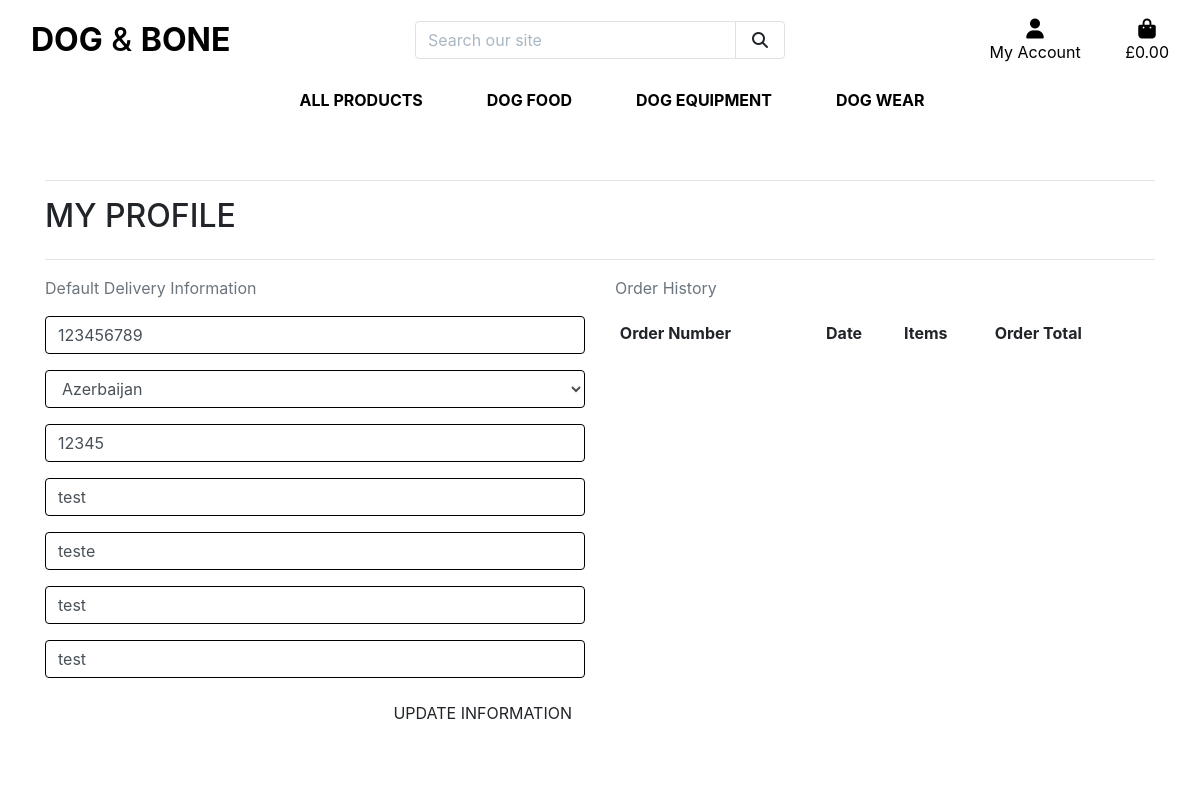
Page /profile/ (signed in) on the earlier database version.
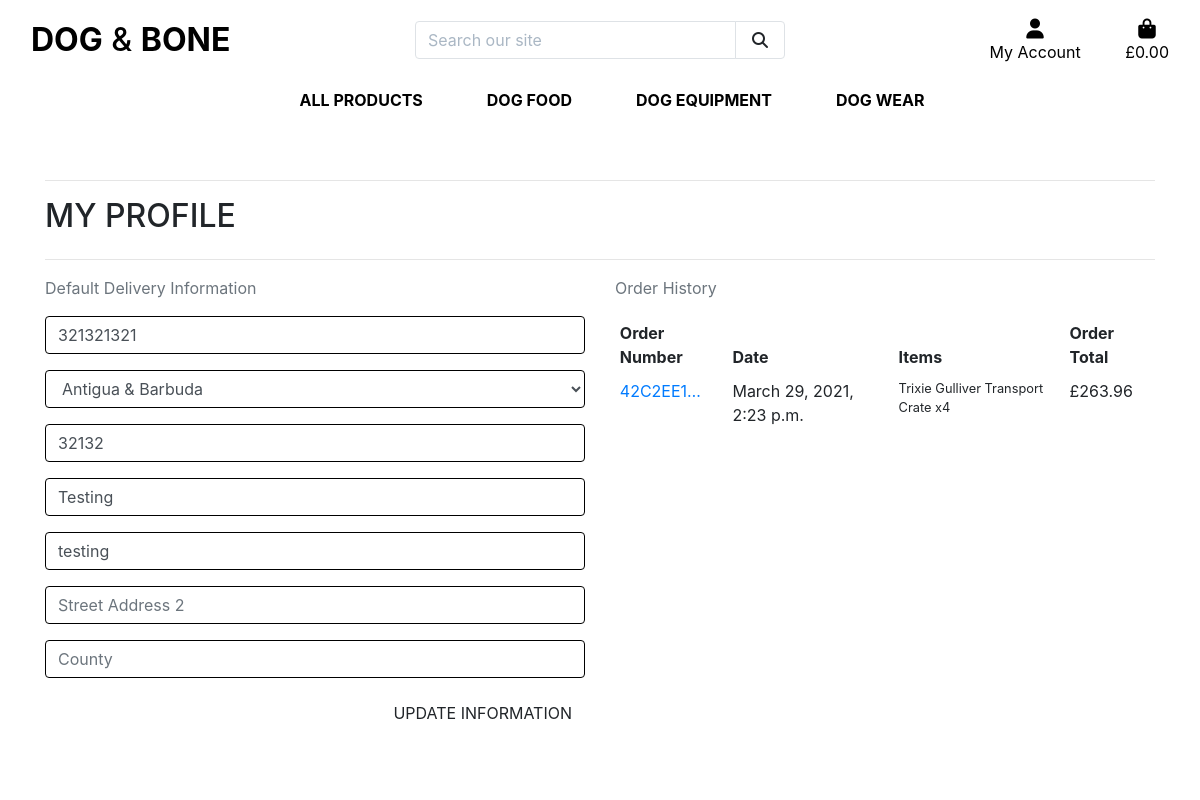
Same page on the later database version.
### profiles/models.py (models this page shows, shortened)
class UserProfile(models.Model):
    user = models.OneToOneField(User, on_delete=models.CASCADE)
    default_phone_number = models.CharField(max_length=20, null=True, blank=True)
    default_country = CountryField(blank_label='Country', null=True, blank=True)
    default_postcode = models.CharField(max_length=20, null=True, blank=True)
    default_town_or_city = models.CharField(max_length=40, null=True, blank=True)
    default_street_address1 = models.CharField(max_length=80, null=True, blank=True)
    default_street_address2 = models.CharField(max_length=80, null=True, blank=True)
    default_county = models.CharField(max_length=80, null=True, blank=True)

### checkout/models.py (models this page shows, shortened)
class Order(models.Model):
    order_number = models.CharField(max_length=32, null=False, editable=False)
    user_profile = models.ForeignKey(UserProfile, on_delete=models.SET_NULL,
                                     null=True, blank=True, related_name='orders')
    full_name = models.CharField(max_length=50, null=False, blank=False)
    email = models.EmailField(max_length=254, null=False, blank=False)
    phone_number = models.CharField(max_length=20, null=False, blank=False)
    country = CountryField(blank_label='Country *', null=False, blank=False)
    postcode = models.CharField(max_length=20, null=True, blank=True)
    town_or_city = models.CharField(max_length=40, null=False, blank=False)
    street_address1 = models.CharField(max_length=80, null=False, blank=False)
    street_address2 = models.CharField(max_length=80, null=True, blank=True)
    county = models.CharField(max_length=80, null=True, blank=True)
    date = models.DateTimeField(auto_now_add=True)
    grand_total = models.DecimalField(max_digits=10, decimal_places=2, null=False, default=0)
    original_basket = models.TextField(null=False, blank=False, default='')
    stripe_pid = models.CharField(max_length=254, null=False, blank=False, default='')
    """
    Generate a random order number using 'uuid'
    '_' before 'generate_order_number' indicates that
    it is a private method that will only be used inside
    this class
    """
    def _generate_order_number(self):
        return uuid.uuid4().hex.upper()
    """
    Update 'grand total' each time a 'lineitem' is added
    Delivery cost is always 0 as we offer free delivery
    so we don't have to account for that
    """
    """
    If the order does not have an order number, we call the
    '_generate_order_number' to create one and updates
    the original save
    """
    def save(self, *args, **kwargs):
        if not self.order_number:
            self.order_number = self._generate_order_number()
        super().save(*args, **kwargs)

class OrderLineItem(models.Model):
    order = models.ForeignKey(Order, null=False, blank=False, on_delete=models.CASCADE, related_name='lineitems')
    product = models.ForeignKey(Product, null=False, blank=False, on_delete=models.CASCADE)
    product_size = models.CharField(max_length=2, null=True, blank=True)
    quantity = models.IntegerField(null=False, blank=False, default=0)
    lineitem_total = models.DecimalField(max_digits=6, decimal_places=2, null=False, blank=False, editable=False)
    """
    Sets the 'lineitem' total and and updates
    the original save
    """
    def save(self, *args, **kwargs):
        self.lineitem_total = self.product.price * self.quantity
        super().save(*args, **kwargs)

### products/models.py (models this page shows, shortened)
class Product(models.Model):
    category = models.ForeignKey('Category', null=True, blank=True, on_delete=models.SET_NULL)
    sku = models.CharField(max_length=254, null=True, blank=True)
    name = models.CharField(max_length=254)
    description = models.TextField()
    has_size = models.BooleanField(default=False, null=True, blank=True)
    price = models.DecimalField(max_digits=6, decimal_places=2)
    rating = models.DecimalField(max_digits=6, decimal_places=2, null=True, blank=True)
    image_url = models.URLField(max_length=1024, null=True, blank=True)
    image = models.ImageField(null=True, blank=True)

### profiles/views.py (the view)
# urls.py: path('profile/', include('profiles.urls')),
def profile(request):
    profile = get_object_or_404(UserProfile, user=request.user)
    if request.method == 'POST':
        form = UserProfileForm(request.POST, instance=profile)
        if form.is_valid():
            form.save()
            messages.success(request, 'Successfully updated your profile!')
        else:
            messages.error(request, 'Failed to update your profile. Invalid form details?')
    else:
        form = UserProfileForm(instance=profile)
    orders = profile.orders.all()
    template = 'profiles/profile.html'
    context = {
        'form': form,
        'orders': orders,
        'on_profile_page': True
    }
    return render(request, template, context)

### profiles/forms.py
class UserProfileForm(forms.ModelForm):
    class Meta:
        model = UserProfile
        exclude = ('user',)
    def __init__(self, *args, **kwargs):
        super().__init__(*args, **kwargs)
        placeholders = {
            'default_phone_number': 'Phone Number',
            'default_postcode': 'Postal Code',
            'default_town_or_city': 'Town or City',
            'default_street_address1': 'Street Address 1',
            'default_street_address2': 'Street Address 2',
            'default_county': 'County',
        }
        self.fields['default_phone_number'].widget.attrs['autofocus'] = True
        for field in self.fields:
            if field != 'default_country':
                if self.fields[field].required:
                    placeholder = f'{placeholders[field]} *'
                else:
                    placeholder = placeholders[field]
                self.fields[field].widget.attrs['placeholder'] = placeholder
            self.fields[field].widget.attrs['class'] = 'border-black rounded-1 profile-form-input'
            self.fields[field].label = False

### basket/contexts.py (called while the page is built, shortened)
def basket_contents(request):
    basket_items = []
    total = 0
    product_count = 0
    delivery = 0
    basket = request.session.get('basket', {})
    grand_total = delivery + total
    context = {
        'basket_items': basket_items,
        'total': total,
        'product_count': product_count,
        'delivery': delivery,
        'grand_total': grand_total,
    }
    return context

### profiles/templates/profiles/profile.html (shortened to what this page needs)
{% extends "base.html" %}
{% load static %}
{% block extra_css %}
    <link rel="stylesheet" href="{% static 'profiles/css/profile.css' %}">
{% endblock %}
{% block page_header %}
    <div class="container header-container">
    </div>
{% endblock %}
{% block content %}
    <div class="overlay"></div>
    <div class="container">
        <div class="row">
            <div class="col">
                <hr>
                <h2 class="logo-font mb-4">My Profile</h2>
                <hr>
            </div>
        </div>
        <div class="row">
            <div class="col-12 col-lg-6">
                <p class="text-muted">Default Delivery Information</p>
                <form class="mt-3" action="{% url 'profile' %}" method="POST" id="profile-update-form">
                    {{ form|crispy }}
                    <button class="btn btn-black rounded-1 text-uppercase float-right">Update Information</button>
                </form>
            </div>
            <div class="col-12 col-lg-6">
                <p class="text-muted">Order History</p>
                <div class="order-history table-responsive">
                    <table class="table table-sm table-borderless">
                        <thead>
                            <tr>
                                <th>Order Number</th>
                                <th>Date</th>
                                <th>Items</th>
                                <th>Order Total</th>
                            </tr>
                        </thead>
                        <tbody>
                            {% for order in orders %}
                                <tr>
                                    <td>
                                        <a href="{% url 'order_history' order.order_number %}"
                                        title="{{ order.order_number }}">
                                            {{ order.order_number|truncatechars:8 }}
                                        </a>
                                    </td>
                                    <td>{{ order.date }}</td>
                                    <td>
                                        <ul class="list-unstyled">
                                            {% for item in order.lineitems.all %}
                                                <li class="small">
                                                    {{ item.product.name }} x{{ item.quantity }}
                                                </li>
                                            {% endfor %}
                                        </ul>
                                    </td>
                                    <td>£{{ order.grand_total }}</td>
                                </tr>
                            {% endfor %}
                        </tbody>
                    </table>
                </div>
            </div>
        </div>
{% endblock %}

### templates/base.html (shortened to what this page needs)
{% load static %}
<!doctype html>
<html lang="en">
  <head>
    {% block css %}
        <link rel="stylesheet" href="{% static 'css/base.css' %}">
        <link rel="stylesheet" href="https://stackpath.bootstrapcdn.com/bootstrap/4.4.1/css/bootstrap.min.css">
    {% endblock %}
    {% block extra_css %}
    {% endblock %}
  </head>
  <body>
    <header class="container-fluid fixed-top">
        <div id="topnav" class="row bg-white pt-lg-2 d-none d-lg-flex">
            <div class="col-12 col-lg-4 my-auto py-1 py-lg-0 text-center text-lg-left">
                <a href="{% url 'home' %}" class="nav-link main-logo-link">
                    <h2 class="logo-font text-black my-0"><strong>Dog</strong> & <strong>Bone</strong></h2>
                </a>
            </div>
            <div class="col-12 col-lg-4 my-auto py-1 py-lg-0 text-center text-lg-left">
                <form method="GET" action="{% url 'products' %}">
                    <div class="input-group w-100">
                        <input class="form-control border border-black rounded-1" type="text" name="q" placeholder="Search our site">
                        <div class="input-group-append">
                            <button class="form-control btn btn-black border border-black rounded-1" type="submit">
                                <span class="icon">
                                    <i class="fas fa-search"></i>
                                </span>
                            </button>
                        </div>
                    </div>
                </form>
            </div>
            <div class="col-12 col-lg-4 my-auto py-1 py-lg-0 text-center text-lg-left">
                <ul class="list-inline list-unstyled text-center text-lg-right my-0">
                    <li class="list-inline-item dropdown">
                        <a class="text-black nav-link" href="#" id="user-options" data-toggle="dropdown" aria-haspopup="true" aria-expanded="false">
                            <div class="text-center">
                                <div><i class="fas fa-user fa-lg"></i></div>
                                <p class="my-0">My Account</p>
                            </div>
                        </a>
                    </li>
                    <li class="list-inline-item">
                        <a class="{% if grand_total %}text-info font-weight-bold{% else %}text-black{% endif %} nav-link" href="{% url 'view_basket' %}">
                            <div class="text-center">
                                <div><i class="fas fa-shopping-bag fa-lg"></i></div>
                                <p class="my-0">
                                    {% if grand_total %}
                                        £{{ grand_total|floatformat:2 }}
                                    {% else %}
                                        £0.00
                                    {% endif %}
                                </p>
                            </div>
                        </a>
                    </li>
                </ul>
            </div>
        </div>
        <div class="row bg-white">
            <nav class="navbar navbar-expand-lg navbar-light w-100">
                {% include 'includes/main-nav.html' %}
            </nav>
        </div>
    </header>
    {% block page_header %}
    {% endblock %}
    {% block content %}
    {% endblock %}
  </body>
</html>

### templates/includes/main-nav.html (shortened to what this page needs)
<div class="collapse navbar-collapse" id="main-nav">
    <ul class="navbar-nav w-auto mx-auto">
        <li class="nav-item dropdown">
            <a class="logo-font font-weight-bold nav-link text-black mr-5" href="#" id="all-products-link" data-toggle="dropdown" aria-haspopup="true" aria-expanded="false">
                All Products
            </a>
        </li>
        <li class="nav-item dropdown">
            <a class="logo-font font-weight-bold nav-link text-black mr-5" href="#" id="food-link" data-toggle="dropdown" aria-haspopup="true" aria-expanded="false">
                Dog Food
            </a>
        </li>
        <li class="nav-item dropdown">
            <a class="logo-font font-weight-bold nav-link text-black mr-5" href="#" id="equipment-link" data-toggle="dropdown" aria-haspopup="true" aria-expanded="false">
                Dog Equipment
            </a>
        </li>
        <li class="nav-item dropdown">
            <a class="logo-font font-weight-bold nav-link text-black" href="#" id="wear-link" data-toggle="dropdown" aria-haspopup="true" aria-expanded="false">
                Dog Wear
            </a>
        </li>
    </ul>
</div>

### static/css/base.css (style rules this page uses)
html { height: 100%; }
body { background: url('/media/home_background.jpg') no-repeat center center fixed; background-size: cover; height: calc(100vh - 164px); color: #555; font-family: 'Lato'; }
.icon { align-items: center; display: inline-flex; justify-content: center; height: 1.5rem; width: 1.5rem; }
.logo-font { text-transform: uppercase; }
.main-logo-link { width: fit-content; }
.btn-black { background: black; color: white; }
.text-black { color: #000 !important; }
.border-black { border: 1px solid black !important; }
.overlay { height: 100%; width: 100%; top: 0; left: 0; position: fixed; background: white; z-index: -1; }
input[name='q']::placeholder { color: #aab7c4; }
@media (min-width: 1200px) { .container { max-width: 80%; } }
@media (min-width: 992px) { .header-container { padding-top: 164px; } }

Differences in the rows shown:
changed UserProfile: default_phone_number "123456789" → "321321321"; default_country "Azerbaijan" → "Antigua & Barbuda"; default_postcode "12345" → "32132"; default_town_or_city "test" → "Testing"; default_street_address1 "teste" → "testing"; default_street_address2 "test" → (not shown); default_county "test" → (not shown)
added Order: order_number "42C2EE1…", date "March 29, 2021, 2:23 p.m.", grand_total "263.96"
added OrderLineItem: product.name "Trixie Gulliver Transport Crate", quantity "4"
